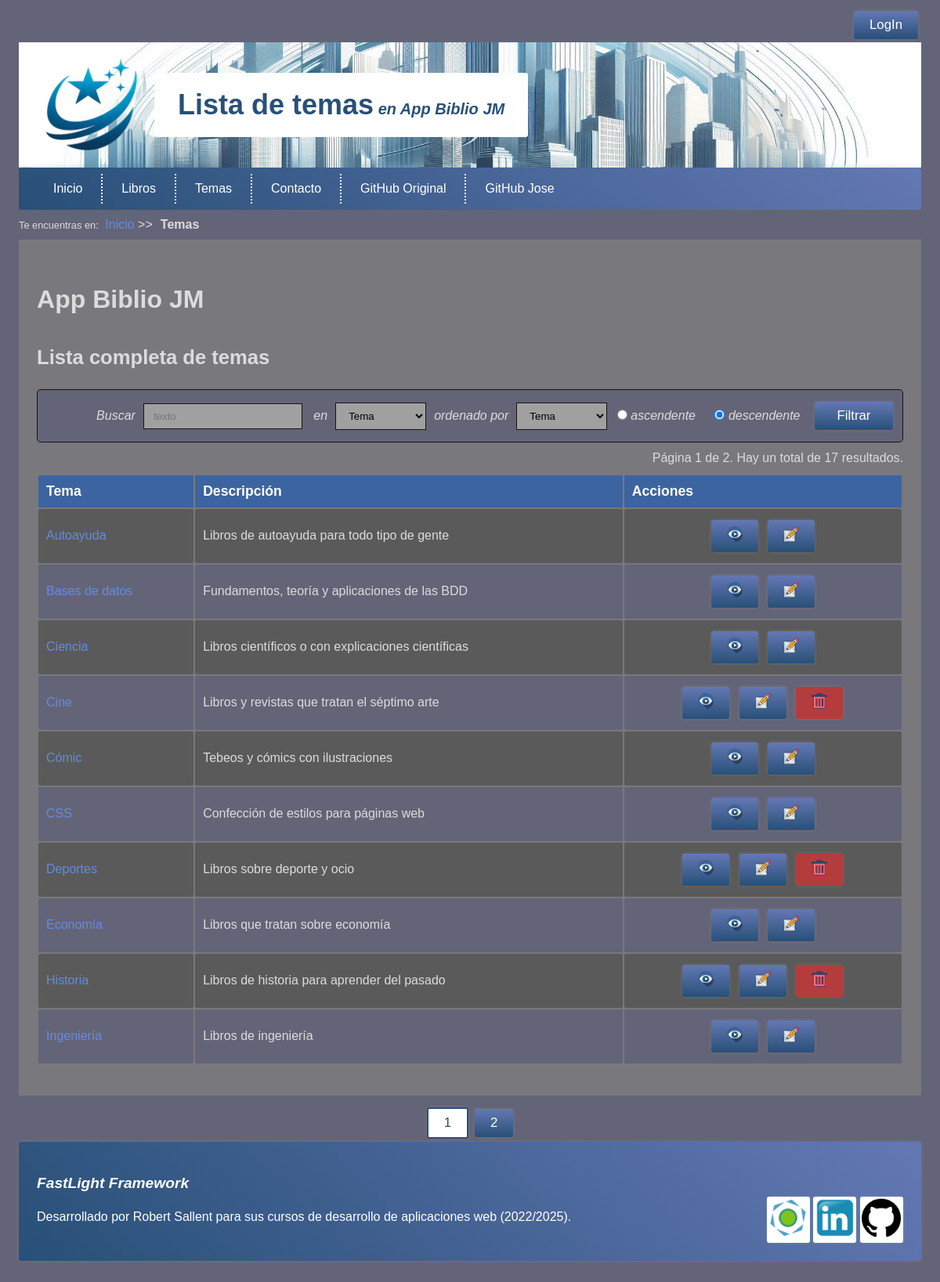
Screenshot of /Tema with the database file from the repository.
### tables this page shows
CREATE TABLE temas (
  id INT AUTO_INCREMENT PRIMARY KEY,
  tema VARCHAR(256) NOT NULL COMMENT 'Nombre del tema, por ejemplo ciencia o autoayuda',
  descripcion TEXT NOT NULL
);

### app/libraries/View.php (called while the page is built, shortened)
<?php
class View{
    private string $name;
    public function __construct(
        string $name      = '',
        array $parameters = []
    ){
        $this->name       = $name;
    }
    public function load(){
        $template = new (TEMPLATE);
        try{
            @require VIEWS_FOLDER."/$this->name.php";
        }catch(Throwable $e){
            $message = DEBUG ?
            "<p>ERROR en la vista <b>".VIEWS_FOLDER."/$this->name.php</b>.</p>
             <p>INFORMACIÓN ADICIONAL: ".$e->getMessage()."</p>" :
             "Error al cargar la página.";
             throw new ViewException($message);
        }
    }
}

### app/http/ViewResponse.php (called while the page is built, shortened)
<?php
class ViewResponse extends Response{
    protected View $view;
    public function __construct(
        string $name,
        array $params       = [],
        int $httpCode       = 200,
        string $status      = 'OK'
    ){
        $this->view = new View($name, $params);
    }
    public function send(){
        $this->view->load();
        die();
    }
}

### public/index.php (called while the page is built, shortened)
<?php
require '../app/autoload.php';
require '../app/helpers/helpers.php';
try{
    switch(strtoupper(APP_TYPE)){
        case 'WEB' :  $kernel   = new App();
                      $response = $kernel->boot();
                      break;
    }
    $response->send();
}catch(Throwable $t){
    $mensaje = DEBUG ?
        'ERROR en el proceso de arranque: '.$t :
        'Se produjo un error, contacte con el administrador '.ADMIN_EMAIL.' si es necesario.';
    abort(500, 'INTERNAL SERVER ERROR', $mensaje, $t)->send();
}

### app/autoload.php (called while the page is built, shortened)
<?php
    function load(string $clase){
        foreach(AUTOLOAD_DIRECTORIES as $directorio){
           $ruta="$directorio/$clase.php";
           if(is_readable($ruta)){
                break;
           }
        }
    }

### app/libraries/Login.php (called while the page is built, shortened)
<?php
class Login{
    private static ?Authenticable $activeUser = NULL;
    public static function init(){
        self::$activeUser = Session::get('user') ??  NULL;
    }
	public static function user():?Authenticable{
	    return self::$activeUser;
	}
	public static function guest():bool{
	    return empty(self::user());
	}
	public static function role(string $role):bool{
	    return self::user() && self::user()->hasRole($role);
	}
	public static function oneRole(array $roles):bool{
	    return self::user() && self::user()->oneRole($roles);
    }
}

### mvc/controllers/TemaController.php (called while the page is built, shortened)
<?php
class TemaController extends Controller{
	public function index(){
		return $this->list();
	}
	public function list(int $page=1){
		$filtro = Filter::apply('temas');
		$limit = RESULTS_PER_PAGE;
		if($filtro){
			$total = Tema::filteredResults($filtro);
			$paginator = new Paginator('/Tema/list', $page, $limit, $total,'es');
			$temas= Tema::filter($filtro, $limit, $paginator->getOffset());
		} else {
			$total = Tema::total();
			$paginator = new Paginator('/Tema/list', $page, $limit, $total,'es');
			$temas= Tema::orderBy('tema', 'ASC', $limit, $paginator->getOffset());
		}
	return view('tema/list',['temas'=>$temas,'paginator'=>$paginator,'filtro' => $filtro]);
	}
}

### mvc/models/Model.php (called while the page is built, shortened)
<?php
abstract class Model{
    public static function getTable():string{
        return get_called_class()::$table ?? strtolower(get_called_class()).'s';
    }
    protected static function getJsonFields():array{
        return get_called_class()::$jsonFields ?? [];
    }
    public function parseJsonFields():object{
        $properties = self::getJsonFields();
        return $this;
    }
    public static function orderBy(
        string $orderField = 'id',
        string $order = 'ASC',
        int $limit = 0,
        int $offset = 0
    ):array{
        $table = self::getTable();
        $query = "SELECT *
                  FROM $table
                  ORDER BY $orderField $order ";
        $query .= $limit? "LIMIT $limit OFFSET $offset" :"";
        $entities = (DB_CLASS)::selectAll($query, get_called_class());
        return $entities;
    }
    public static function total(
        string $operacion = 'COUNT',
        string $campo = '*'
    ){
        $tabla = self::getTable();
        return (DB_CLASS)::total($tabla, $operacion, $campo);
    }
    public function hasAny(
        string $related,
        string $foreignKey = null,
        string $localKey = 'id'
    ):bool{
        $table = $related::$table ?? strtolower($related).'s';
        $foreignKey = $foreignKey ?? 'id'.strtolower(get_called_class());
        $query = "SELECT COUNT(*) AS total
                     FROM $table
                     WHERE $foreignKey = ".$this->$localKey;
        $result =  (DB_CLASS)::select($query);
        return $result->total;
    }
}

### app/libraries/DB.php (called while the page is built, shortened)
<?php
abstract class DB{
    public static function total(
        string $tabla,
        string $operacion   = 'COUNT',
        string $campo       = '*'
    ){
        $consulta = "SELECT $operacion($campo) AS total FROM $tabla";
        return get_called_class()::select($consulta)->total;
    }
}

### app/libraries/DBPDO.php (called while the page is built, shortened)
<?php
class DBPDO extends DB{
    private static $conexion = null;
    public static function get():object{
        if(!self::$conexion){
            $dsn = SGDB.':host='.DB_HOST.':'.DB_PORT.';dbname='.DB_NAME.';charset='.DB_CHARSET;
            try{
                self::$conexion = new PDO($dsn, DB_USER, DB_PASS);
            }catch(Throwable $e){
                $message = "No se pudo conectar con la Base de datos. ";
                if(DEBUG)
                    $message .= "Revisa la configuración: ".$dsn;
                throw new DatabaseException($message);
            }
        }
        return self::$conexion;
    }
    public static function query(string $consulta){
        try{
            $resultado = self::get()->query($consulta);
            return $resultado;
        }catch(Throwable $e){
            if(DEBUG){
                $mensaje = "ERROR EN LA CONSULTA: ";
                $mensaje .= "<p><b>$consulta</b></p>";
                $mensaje .= "<p>".(self::get()->errorInfo()[2])."</p>";
                throw new SQLException($mensaje);
            }else
                throw new SQLException('ERROR al realizar la operación.');
        }
    }
    public static function select(
        string $consulta,
        string $class='stdClass'
    ):?object{
        $resultado = self::query($consulta);
        $objeto = $resultado->fetchObject($class);
        return $objeto === false ? NULL : $objeto;
    }
    public static function selectAll(
        string $consulta,
        string $class='stdClass'
    ):array{
        $resultados = self::query($consulta);
        $objetos = [];
        while($r = $resultados->fetchObject($class))
            $objetos[] = $r;
        return $objetos;
    }
}

### app/core/App.php (called while the page is built, shortened)
<?php
class App extends Kernel{
    public function boot():Response{
        try{
            $url = request()->get('url') ?? NULL;
            $url = $url ? explode('/', rtrim($url, '/')) : [];
            $controller = empty($url[0]) ?
                DEFAULT_CONTROLLER :
                ucfirst(strtolower(array_shift($url))).'Controller';
            $method = empty($url[0]) ?
                DEFAULT_METHOD :
                strtolower(array_shift($url));
            $controllerInstance = new $controller();
            return $controllerInstance->$method(...$url);
        }catch(NotIdentifiedException $e){
            Session::set('_pending_operation', '/'.request()->get('url'));
            return redirect('/Login');
        }catch(Throwable $t){
            $mensaje = DEBUG ?
                (new DebugInformation($t, $controller, $method, $url))->toHtml() :
                "No se pudo realizar la operación solicitada.";
            if(LOG_ERRORS)
                Log::addMessage(ERROR_LOG_FILE, get_class($t), $t->getMessage());
            if(DB_ERRORS)
                AppError::new(get_class($t), $t->getMessage());
            return abort(500, 'INTERNAL SERVER ERROR', $mensaje, $t);
        }
    }
}

### app/http/Request.php (called while the page is built, shortened)
<?php
class Request{
    private static ?Request $request = null;
    public static function createFromGlobals(){
        self::$request = new self();
        return self::$request;
    }
    public static function retrieve():Request{
        return self::$request;
    }
    public function has(
        string $name,
        string $method = 'POST'
    ):bool{
        switch(strtoupper($method)){
            case 'POST' : return isset($_POST[$name]);
        }
        return false;
    }
}

### app/helpers/helpers.php (called while the page is built, shortened)
<?php
function request(){
    return Request::retrieve();
}

### app/libraries/Filter.php (called while the page is built, shortened)
<?php
class Filter{
    public static function apply(
        string $name = 'standardFilter'
    ):?Filter{
        $request = request();
        return Session::has("_filter_$name") ? Session::get("_filter_$name") : NULL;
    }
}

### app/libraries/Session.php (called while the page is built, shortened)
<?php
class Session{
    public static function has(string $name):bool{
        return isset($_SESSION[$name]) ;
    }
}

### mvc/views/tema/list.php (the view, shortened to what this page needs)
<!DOCTYPE html>
<html lang="es">
	<head>
		<?= $template->css() ?>
	</head>
	<body>
		<?= $template->login() ?>
		<?= $template->header('Lista de temas') ?>
		<?= $template->menu() ?>
		<?= $template->breadCrumbs(['Temas'=>null])?>
		<main>
    		<h1><?= APP_NAME ?></h1>
       		<h2>Lista completa de temas</h2>
       		<?php if($temas){ ?>
		      		<?php
		      		if($filtro){
		      			echo $template->removeFilterForm($filtro,'/Tema/list');
		      		} else {
		      			echo $template->filterForm(
			      			[
			      				'ID' => 'id',
			      				'Tema' => 'tema',
								'Descripcion' => 'descripcion'
			      			],
			      			[
			      			'ID' => 'id',
			      			'Tema' => 'tema',
			      			'Descripcion' => 'descripcion'
			    			],
			    			'Tema',
			    			'Tema'
						);
		      		}?>
		       		<div class="rigth">
		       			<?=$paginator->stats()?>
		       		</div>
       			<table class="table w100">
       					<tr>
       						<th>Tema</th>
       						<th>Descripción</th>
       						<th class="centrado">Acciones</th>
		<?php foreach($temas as $tema){   ?>
				<tr>
				<td><a href='/Tema/show/<?=$tema->id?>'><?= $tema->tema?></a></td>
				<td><?=$tema->descripcion?></td>
				<td class="centrado">
					<a class="button" href='/tema/show/<?=$tema->id?>'>
						<img src="/images/icons/show.png" alt="Ver" style="width:20px;height:20px;"></a>
					<a class="button" href='/tema/edit/<?=$tema->id?>'><img src="/images/icons/edit.png" alt="Editar" style="width:20px;height:20px;"></a>
					<?php  if(!$tema->hasAny('TemaLibro')){ ?>
						<a class="button-danger" href='/tema/delete/<?=$tema->id?>'><img src="/images/icons/delete.png" alt="Borrar" style="width:20px;height:20px;"></a>
					<?php }?>
				</td>
			</tr>
			<?php } ?>
			</table>
			<?php } else { ?>
				<div class="danger p2">
					<p>No hay temas que mostrar</p>
				</div>
				<?php } ?>
			</main>
				<?= $paginator->ellipsisLinks()?>
			<?= $template->footer() ?>
</body>
</html>

### public/css/dark.css (style rules this page uses)
:root { --primary-bg-color: rgb(40, 80, 120); --primary-font-color: rgb(255, 255, 255); --primary-soft-color: rgb(100, 120, 180); --secondary-bg-color: rgb(20, 120, 80); --secondary-font-color: rgb(255, 255, 255); --secondary-soft-color: rgb(80, 160, 100); --shadow-color: rgba(160, 160, 160, 0.3); --font-shadow-color: rgba(0, 0, 0, 0.3); --bg-color: rgb(100, 100, 120); --font-color: rgb(220, 220, 220); --border-color: rgb(20, 20, 20); --a-color: rgb(100, 140, 220); --main-bg-color: rgb(120, 120, 125); --th-bg-color: rgb(60, 100, 160); --th-font-color: rgb(255, 255, 255); --td-odd-bg-color: var(--bg-color); --td-even-bg-color: rgb(90, 90, 90); --tfoot-bg-color: rgb(120, 120, 120); --tfoot-font-color: rgb(255, 255, 255); --form-bg-color: var(--bg-color); --input-bg-color: rgb(160, 160, 160); --footer-bg-color: rgba(60, 60, 60, 0.85); --modal-bg-color: rgba(120, 120, 120, 0.85); }

### public/css/base_phone.css (style rules this page uses)
.w50, .w75, .w100 { width: 100% }
body { margin: 0; padding: 0; width: 100%; }

### public/css/base_printer.css (style rules this page uses)
* { color: #006 !important; border:none; }
body { width: 100%; border:none; box-shadow: none; margin: 0px; padding: 0px; }
main { border: none; padding: 0px; }
table { border: solid 1px lightgrey; }
table tr, table td { border: none !important; font-size: 0.8rem !important; }
table th, table td { background-color: transparent !important; }
table th { border-bottom: solid 1px lightgrey !important; font-size: 1rem !important; }
table tr:nth-of-type(even) { background-color: unset; box-shadow: inset 0 0 0 200px #eee; }
table tr:nth-of-type(odd) { background-color: #fff; }

### public/css/base.css (style rules this page uses)
:root { --primary-bg-color: rgb(60, 100, 160); --primary-font-color: rgb(255, 255, 255); --primary-soft-color: rgb(120, 160, 220); --secondary-bg-color: rgb(60, 160, 100); --secondary-font-color: rgb(255, 255, 255); --secondary-soft-color: rgb(100, 200, 140); --shadow-color: rgba(60, 60, 60, 0.3); --font-shadow-color: rgba(0, 0, 0, 0.3); --bg-color: white; --font-color: rgb(100, 100, 120); --border-color: rgb(200, 200, 200); --a-color: rgb(60, 100, 180); --main-bg-color: rgb(250, 250, 253); --th-bg-color: rgb(60, 100, 160); --th-font-color: rgb(255, 255, 255); --td-odd-bg-color: rgb(255, 255, 255); --td-even-bg-color: rgb(245, 245, 250); --tfoot-bg-color: rgb(160, 180, 220); --tfoot-font-color: rgb(255, 255, 255); --form-bg-color: rgb(255, 255, 255); --input-bg-color: rgb(250, 250, 250); --footer-bg-color: rgba(255, 255, 255, 0.85); --modal-bg-color: rgba(120, 120, 120, 0.85); --success-bg-color: rgb(180, 250, 180); --success-font-color: #363; --success-btn-color: rgb(60, 180, 60); --success-btn-hover-color: rgb(110, 250, 110); --warning-bg-color: rgb(250, 250, 180); --warning-font-color: rgb(150, 120, 0); --warning-btn-color: rgb(220, 210, 10); --warning-btn-hover-color: rgb(230, 230, 80); --danger-bg-color: rgb(250, 180, 180); --danger-font-color: #753; --danger-btn-color: rgb(180, 60, 60); --danger-btn-hover-color: rgb(250, 120, 120); --code-color: rgb(50, 50, 200); --min-width: 280px; }
* { box-sizing: border-box; margin: 0; padding: 0; }
.centrado, .centered { text-align: center }
.w100 { width: 100% }
h1, h2, h3 { margin-top: 1.10em; margin-bottom: 0.9em; }
h1 { font-size: 2em; }
h2 { font-size: 1.6em; }
h2, h3 { margin: 1.6em 0 1em; padding: 0; }
a { text-decoration: none; cursor: pointer; color: var(--a-color); }
.button, .button-light, .button-success, .button-warning, .button-danger { display: inline-block; white-space: nowrap; color: var(--primary-font-color); font: caption; font-size: 1.05em; padding: 8px 20px; margin: 4px; border: none; border-radius: 3px; cursor: pointer; box-shadow: 0 0px 4px var(--shadow-color); }
.button { background: linear-gradient(var(--primary-soft-color), var(--primary-bg-color)); }
.button-danger, .button-error { background-color: var(--danger-btn-color); }
.table { margin-bottom: 1rem; }
.table th { font-family: helvetica; color: var(--th-font-color); text-shadow: 2px 2px 2px var(--text-shadow); background-color: var(--th-bg-color); padding: 10px; font-size: 1.1rem; text-align: left; }
.table td, .table th { border-radius: 2px; }
.table tr:nth-of-type(odd) { background-color: var(--td-odd-bg-color); }
.table tr:nth-of-type(even) { background-color: var(--td-even-bg-color); }
.table tr, table td { padding: 10px; }
html { background-color: var(--bg-color); }
body { color: var(--font-color); padding: 10px 2%; font-family: arial, verdana, helvetica; width: 100%; margin: 0px auto 20px auto; }
main { padding: 2%; margin: 0 0 1%; background-color: var(--main-bg-color); }

### rows the page displays
temas: tema "Autoayuda", descripcion "Libros de autoayuda para todo tipo de gente"
temas: tema "Bases de datos", descripcion "Fundamentos, teoría y aplicaciones de las BDD"
temas: tema "Ciencia", descripcion "Libros científicos o con explicaciones científicas"
temas: tema "Cine", descripcion "Libros y revistas que tratan el séptimo arte"
temas: tema "Cómic", descripcion "Tebeos y cómics con ilustraciones"
temas: tema "CSS", descripcion "Confección de estilos para páginas web"
temas: tema "Deportes", descripcion "Libros sobre deporte y ocio"
temas: tema "Economía", descripcion "Libros que tratan sobre economía"
temas: tema "Historia", descripcion "Libros de historia para aprender del pasado"
temas: tema "Ingeniería", descripcion "Libros de ingeniería"

### other values shown
$title "Lista de temas"
APP_NAME "App Biblio JM"
$miga "Inicio"
$miga "Temas"
$langs[$this->lang] "Página 1 de 2. Hay un total de 17 resultados."
form field campo "Tema"
form field campoOrden "Tema"
